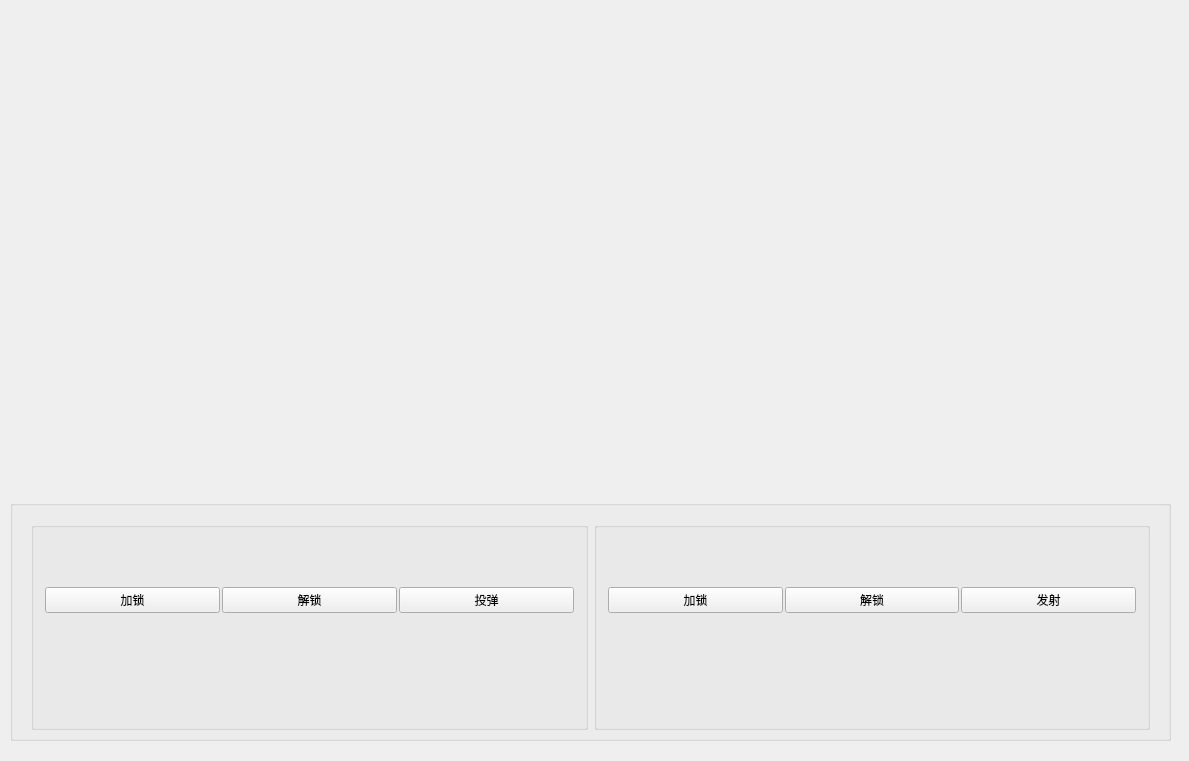
<?xml version="1.0" encoding="UTF-8"?>
<ui version="4.0">
 <class>IUAVNavigationArmShotAloneFireProtDialog</class>
 <widget class="QWidget" name="IUAVNavigationArmShotAloneFireProtDialog">
  <property name="geometry">
   <rect>
    <x>0</x>
    <y>0</y>
    <width>1189</width>
    <height>761</height>
   </rect>
  </property>
  <widget class="QWidget" name="widget_DYFireProt_Top_Video" native="true">
   <property name="geometry">
    <rect>
     <x>9</x>
     <y>10</y>
     <width>951</width>
     <height>211</height>
    </rect>
   </property>
   <property name="sizePolicy">
    <sizepolicy hsizetype="Preferred" vsizetype="Expanding">
     <horstretch>0</horstretch>
     <verstretch>0</verstretch>
    </sizepolicy>
   </property>
  </widget>
  <widget class="QGroupBox" name="groupBox_DYFireProt_Middle">
   <property name="geometry">
    <rect>
     <x>10</x>
     <y>500</y>
     <width>1161</width>
     <height>241</height>
    </rect>
   </property>
   <property name="sizePolicy">
    <sizepolicy hsizetype="Minimum" vsizetype="Minimum">
     <horstretch>0</horstretch>
     <verstretch>0</verstretch>
    </sizepolicy>
   </property>
   <property name="minimumSize">
    <size>
     <width>2</width>
     <height>2</height>
    </size>
   </property>
   <property name="title">
    <string/>
   </property>
   <layout class="QVBoxLayout" name="verticalLayout_3">
    <property name="spacing">
     <number>2</number>
    </property>
    <property name="topMargin">
     <number>0</number>
    </property>
    <property name="bottomMargin">
     <number>2</number>
    </property>
    <item>
     <layout class="QHBoxLayout" name="horizontalLayout_4">
      <property name="spacing">
       <number>2</number>
      </property>
      <item>
       <spacer name="horizontalSpacer_3">
        <property name="orientation">
         <enum>Qt::Horizontal</enum>
        </property>
        <property name="sizeHint" stdset="0">
         <size>
          <width>0</width>
          <height>0</height>
         </size>
        </property>
       </spacer>
      </item>
      <item>
       <widget class="QLabel" name="label_IUAVNavigationArmShotAloneFireProtDialog_DY_ZC_HUD_ControlInfo">
        <property name="sizePolicy">
         <sizepolicy hsizetype="Maximum" vsizetype="Maximum">
          <horstretch>0</horstretch>
          <verstretch>0</verstretch>
         </sizepolicy>
        </property>
        <property name="text">
         <string/>
        </property>
       </widget>
      </item>
     </layout>
    </item>
    <item>
     <layout class="QHBoxLayout" name="horizontalLayout_Vehicle">
      <property name="spacing">
       <number>2</number>
      </property>
      <property name="leftMargin">
       <number>2</number>
      </property>
      <property name="topMargin">
       <number>0</number>
      </property>
      <property name="rightMargin">
       <number>2</number>
      </property>
      <property name="bottomMargin">
       <number>0</number>
      </property>
      <item>
       <spacer name="horizontalSpacer">
        <property name="orientation">
         <enum>Qt::Horizontal</enum>
        </property>
        <property name="sizeHint" stdset="0">
         <size>
          <width>0</width>
          <height>0</height>
         </size>
        </property>
       </spacer>
      </item>
      <item>
       <spacer name="horizontalSpacer_2">
        <property name="orientation">
         <enum>Qt::Horizontal</enum>
        </property>
        <property name="sizeHint" stdset="0">
         <size>
          <width>0</width>
          <height>0</height>
         </size>
        </property>
       </spacer>
      </item>
     </layout>
    </item>
    <item>
     <layout class="QHBoxLayout" name="horizontalLayout_DYFireProt_Bottom_Oper">
      <item>
       <widget class="QWidget" name="widget_DYFireProt_BombType_Rocket" native="true">
        <layout class="QHBoxLayout" name="horizontalLayout_2">
         <property name="topMargin">
          <number>0</number>
         </property>
         <property name="bottomMargin">
          <number>6</number>
         </property>
         <item>
          <widget class="QGroupBox" name="groupBox_DYFireProt_BombType_A">
           <property name="sizePolicy">
            <sizepolicy hsizetype="Expanding" vsizetype="Preferred">
             <horstretch>0</horstretch>
             <verstretch>0</verstretch>
            </sizepolicy>
           </property>
           <property name="title">
            <string/>
           </property>
           <property name="alignment">
            <set>Qt::AlignCenter</set>
           </property>
           <layout class="QHBoxLayout" name="horizontalLayout">
            <property name="topMargin">
             <number>2</number>
            </property>
            <property name="bottomMargin">
             <number>2</number>
            </property>
            <item>
             <layout class="QGridLayout" name="gridLayout_DYFireProt_BombType_A">
              <property name="leftMargin">
               <number>2</number>
              </property>
              <property name="topMargin">
               <number>2</number>
              </property>
              <property name="rightMargin">
               <number>2</number>
              </property>
              <property name="bottomMargin">
               <number>2</number>
              </property>
              <property name="spacing">
               <number>2</number>
              </property>
              <item row="1" column="2">
               <widget class="QPushButton" name="pushButton_DYFireProt_Pill_1_Command_Reset">
                <property name="sizePolicy">
                 <sizepolicy hsizetype="Minimum" vsizetype="Fixed">
                  <horstretch>0</horstretch>
                  <verstretch>0</verstretch>
                 </sizepolicy>
                </property>
                <property name="text">
                 <string>投弹</string>
                </property>
               </widget>
              </item>
              <item row="2" column="1">
               <widget class="ImageStatusWidget" name="ImageStatusWidget_DYFireProt_Pill_1_Command_Percussion_Status">
                <property name="sizePolicy">
                 <sizepolicy hsizetype="Minimum" vsizetype="Minimum">
                  <horstretch>0</horstretch>
                  <verstretch>0</verstretch>
                 </sizepolicy>
                </property>
               </widget>
              </item>
              <item row="3" column="1">
               <widget class="ImageStatusWidget" name="ImageStatusWidget_DYFireProt_Pill_1_Command_Reset_Status">
                <property name="sizePolicy">
                 <sizepolicy hsizetype="Minimum" vsizetype="Minimum">
                  <horstretch>0</horstretch>
                  <verstretch>0</verstretch>
                 </sizepolicy>
                </property>
               </widget>
              </item>
              <item row="1" column="1">
               <widget class="QPushButton" name="pushButton_DYFireProt_Pill_1_Command_Percussion">
                <property name="sizePolicy">
                 <sizepolicy hsizetype="Minimum" vsizetype="Fixed">
                  <horstretch>0</horstretch>
                  <verstretch>0</verstretch>
                 </sizepolicy>
                </property>
                <property name="text">
                 <string>解锁</string>
                </property>
               </widget>
              </item>
              <item row="1" column="0">
               <widget class="QPushButton" name="pushButton_DYFireProt_Pill_1_Command_Insure">
                <property name="sizePolicy">
                 <sizepolicy hsizetype="Minimum" vsizetype="Fixed">
                  <horstretch>0</horstretch>
                  <verstretch>0</verstretch>
                 </sizepolicy>
                </property>
                <property name="text">
                 <string>加锁</string>
                </property>
               </widget>
              </item>
              <item row="2" column="0">
               <widget class="ImageStatusWidget" name="ImageStatusWidget_DYFireProt_Pill_1_Command_Insure_Status">
                <property name="sizePolicy">
                 <sizepolicy hsizetype="Minimum" vsizetype="Minimum">
                  <horstretch>0</horstretch>
                  <verstretch>0</verstretch>
                 </sizepolicy>
                </property>
               </widget>
              </item>
              <item row="0" column="0" colspan="3">
               <widget class="BombStatusWidget" name="widget_DYFireProt_BombType_A_1" native="true">
                <property name="sizePolicy">
                 <sizepolicy hsizetype="Minimum" vsizetype="Minimum">
                  <horstretch>0</horstretch>
                  <verstretch>0</verstretch>
                 </sizepolicy>
                </property>
                <property name="minimumSize">
                 <size>
                  <width>20</width>
                  <height>20</height>
                 </size>
                </property>
               </widget>
              </item>
             </layout>
            </item>
           </layout>
          </widget>
         </item>
         <item>
          <widget class="QGroupBox" name="groupBox_DYFireProt_BombType_B">
           <property name="sizePolicy">
            <sizepolicy hsizetype="Expanding" vsizetype="Preferred">
             <horstretch>0</horstretch>
             <verstretch>0</verstretch>
            </sizepolicy>
           </property>
           <property name="title">
            <string/>
           </property>
           <property name="alignment">
            <set>Qt::AlignCenter</set>
           </property>
           <layout class="QHBoxLayout" name="horizontalLayout_3">
            <property name="topMargin">
             <number>2</number>
            </property>
            <property name="bottomMargin">
             <number>2</number>
            </property>
            <item>
             <layout class="QGridLayout" name="gridLayout_DYFireProt_BombType_B" rowstretch="0,0,0,0" columnstretch="0,0,0">
              <property name="leftMargin">
               <number>2</number>
              </property>
              <property name="topMargin">
               <number>2</number>
              </property>
              <property name="rightMargin">
               <number>2</number>
              </property>
              <property name="bottomMargin">
               <number>2</number>
              </property>
              <property name="spacing">
               <number>2</number>
              </property>
              <item row="3" column="1">
               <widget class="ImageStatusWidget" name="ImageStatusWidget_DYFireProt_Pill_2_Command_Reset_Status">
                <property name="sizePolicy">
                 <sizepolicy hsizetype="Minimum" vsizetype="Minimum">
                  <horstretch>0</horstretch>
                  <verstretch>0</verstretch>
                 </sizepolicy>
                </property>
               </widget>
              </item>
              <item row="2" column="1">
               <widget class="ImageStatusWidget" name="ImageStatusWidget_DYFireProt_Pill_2_Command_Percussion_Status">
                <property name="sizePolicy">
                 <sizepolicy hsizetype="Minimum" vsizetype="Minimum">
                  <horstretch>0</horstretch>
                  <verstretch>0</verstretch>
                 </sizepolicy>
                </property>
               </widget>
              </item>
              <item row="1" column="0">
               <widget class="QPushButton" name="pushButton_DYFireProt_Pill_2_Command_Insure">
                <property name="sizePolicy">
                 <sizepolicy hsizetype="Minimum" vsizetype="Fixed">
                  <horstretch>0</horstretch>
                  <verstretch>0</verstretch>
                 </sizepolicy>
                </property>
                <property name="text">
                 <string>加锁</string>
                </property>
               </widget>
              </item>
              <item row="1" column="2">
               <widget class="QPushButton" name="pushButton_DYFireProt_Pill_2_Command_Reset">
                <property name="sizePolicy">
                 <sizepolicy hsizetype="Minimum" vsizetype="Fixed">
                  <horstretch>0</horstretch>
                  <verstretch>0</verstretch>
                 </sizepolicy>
                </property>
                <property name="text">
                 <string>发射</string>
                </property>
               </widget>
              </item>
              <item row="3" column="0">
               <widget class="ImageStatusWidget" name="ImageStatusWidget_DYFireProt_Pill_2_Command_Insure_Status">
                <property name="sizePolicy">
                 <sizepolicy hsizetype="Minimum" vsizetype="Minimum">
                  <horstretch>0</horstretch>
                  <verstretch>0</verstretch>
                 </sizepolicy>
                </property>
               </widget>
              </item>
              <item row="1" column="1">
               <widget class="QPushButton" name="pushButton_DYFireProt_Pill_2_Command_Percussion">
                <property name="sizePolicy">
                 <sizepolicy hsizetype="Minimum" vsizetype="Fixed">
                  <horstretch>0</horstretch>
                  <verstretch>0</verstretch>
                 </sizepolicy>
                </property>
                <property name="text">
                 <string>解锁</string>
                </property>
               </widget>
              </item>
              <item row="0" column="0" colspan="3">
               <widget class="BombStatusWidget" name="widget_DYFireProt_BombType_B_1" native="true">
                <property name="sizePolicy">
                 <sizepolicy hsizetype="Minimum" vsizetype="Minimum">
                  <horstretch>0</horstretch>
                  <verstretch>0</verstretch>
                 </sizepolicy>
                </property>
                <property name="minimumSize">
                 <size>
                  <width>20</width>
                  <height>20</height>
                 </size>
                </property>
               </widget>
              </item>
             </layout>
            </item>
           </layout>
          </widget>
         </item>
        </layout>
       </widget>
      </item>
     </layout>
    </item>
   </layout>
  </widget>
 </widget>
 <customwidgets>
  <customwidget>
   <class>BombStatusWidget</class>
   <extends>QWidget</extends>
   <header location="global">BombStatusWidget.h</header>
   <container>1</container>
  </customwidget>
  <customwidget>
   <class>ImageStatusWidget</class>
   <extends>QLabel</extends>
   <header>ImageStatusWidget.h</header>
   <container>1</container>
  </customwidget>
 </customwidgets>
 <resources/>
 <connections/>
</ui>
